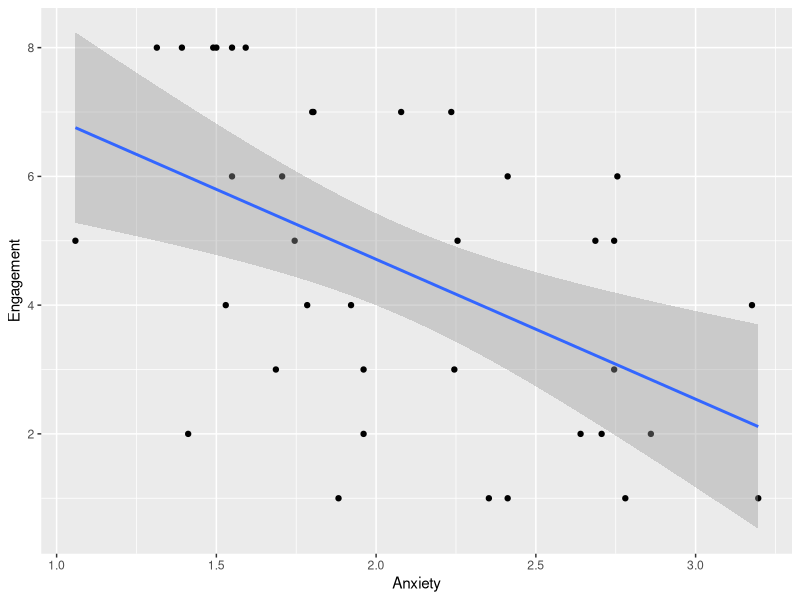
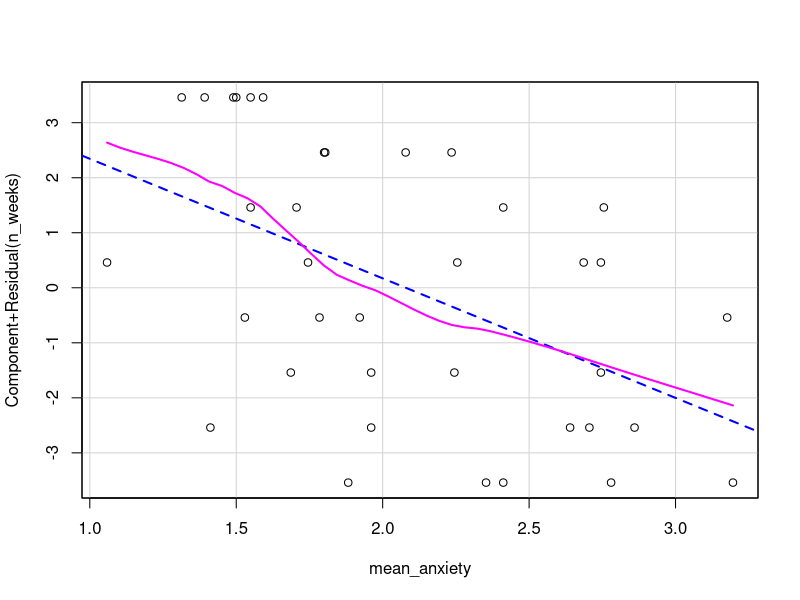
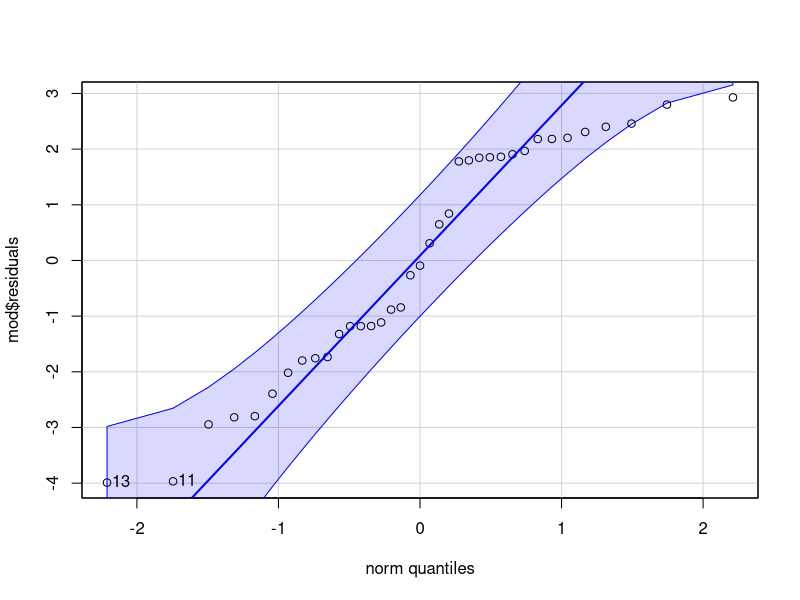
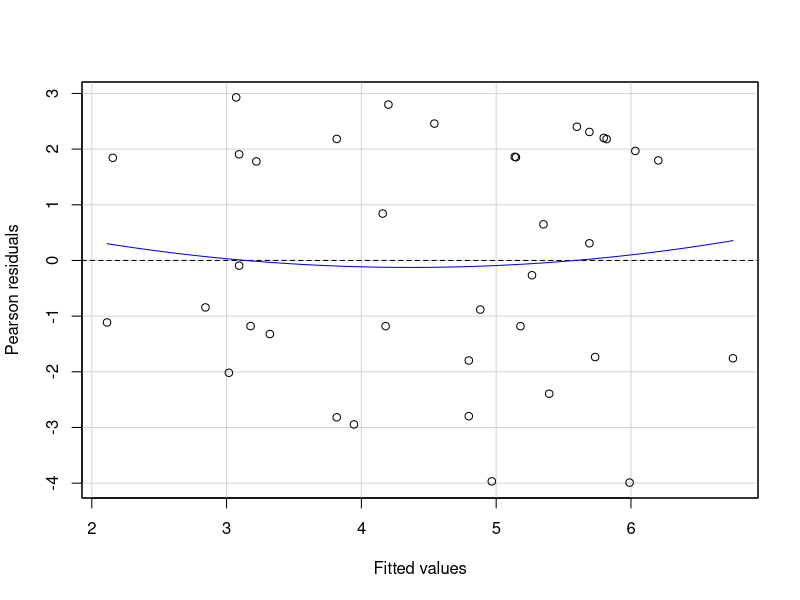

Source code (R) for these figures, in order:
# PSYC122: Week 13 - Lab activity 2

# Background ------------------------------------------------------------
# Our hypothesis is that greater anxiety would be reflected in lower engagement. 
# QUESTION: If our hypothesis is correct, what type of correlation (if any) should we observe between students' mean anxiety levels and the variable n_week?
# ANSWER: A negative correlation

# Step 1 ------------------------------------------------------------------

# Run this code to empty the R environment
rm(list=ls())                            

# Run this code to load relevant libraries
library("broom")
library("car")
library("pwr")  
library("tidyverse")

# TASK: Read in both files (using the read_csv() function), have a look at the layout of the data and
# familiarise yourself with it. You can use the head() function for that.

# Write the code to read in data and have a look at the tables
stars <- read_csv("stars2.csv")                                   # Read in the data files
engage <- read_csv("psess.csv")

head(stars)                                                         # Look at the data frames
head(engage)

# QUESTION: In the stars table, what do the numbers in the first row across the three columns refer to?
# ANSWER: ID = 3, Question  = Q01 and Score  = 1 shows us that participant 3 reported a score of 1 on question 1.

# Step 2 ------------------------------------------------------------------
# Now that we’ve read in both data files, the next step is to calculate the mean anxiety scores for each participant
#
# TASK: At the moment we have scores on all questions separately for each participant in the stars2 table. Instead we need 
# one mean anxiety score for each participant. Remember that participant is identified by the ID variable. Store the resulting
# table in a variable named stars_mean.
#
# HINT: Use group_by() and summarise(). Also, remember to use na.rm = TRUE when calculating the mean scores to deal with
# participants who have missing data (NAs).

# Write the code to calculate mean anxiety scores
stars_means <- stars %>%
  group_by(ID) %>%
  summarise(mean_anxiety = mean(Score, na.rm = TRUE))

# QUESTION: What is the mean anxiety score for participant 3?
# ANSWER: 1.058824

# Step 3 ------------------------------------------------------------------
# Ok, before we get ahead of ourselves, in order to perform the regression analysis we need to combine the data
# from stars2 (the mean anxiety scores) with the data from engage (n_weeks).
#
# TASK: Join the two tables, call the resulting table 'joined'.
#
# HINT: Use the inner_join() function (making use of the variable that is common across both tables) to join. 

# Write the code to join datasets together
joined <- inner_join(stars_means, engage, "ID")

# Step 4 ------------------------------------------------------------------
# We now need descriptive statistics for both variables.
#
# TASK: Calculate the mean and standard deviations for the anxiety scores and the engagement data.

# Write the code to calculate means and standard deviations for anxiety and engagement
descriptives <- joined %>%
  summarise(mean_anx = mean(mean_anxiety, na.rm = TRUE),
            sd_anx = sd(mean_anxiety, na.rm = TRUE),
            mean_weeks = mean(n_weeks, na.rm = TRUE),
            sd_weeks = sd(n_weeks, na.rm = TRUE))

# QUESTION: What are the means and standard deviation for anxiety and engagement with the statistics module?
# ANSWER: Anxiety M = 2.08, SD = 0.56; Engagement M = 4.54, SD = 2.42

# Step 5 ------------------------------------------------------------------
# As always, it is a good idea to visualise your data.
#
# TASK: Now that we have all the variables in one place, make a scatterplot of anxiety as a function of engagement.
#
# HINT: For this you'll need the ggplot() function together with geom_point() and geom_smooth(). Make
# sure to give your axes some sensible labels with the labs() function.

# Write the code to create the scatterplot
ggplot(joined, aes(x = mean_anxiety, y = n_weeks)) +
  geom_point() +
  geom_smooth(method = "lm") +
  labs(x = "Anxiety", y = "Engagement")
  theme_bw()

# QUESTION: What does the scatterplot suggest about the relationship between anxiety and engagement?
# ANSWER: That there might indeed be a relatively strong negative correlation between the two; students with more anxiety,
# engage less.

# Step 6 ------------------------------------------------------------------
# With all the variables in place, we're ready now to start building the regression model.
#
# TASK: Use the lm() function to run the regression model when you model engagement (the outcome variable) as a function
# of anxiety (the predictor variable) and use the summary() function to look at the output
#
# HINT: lm(outcome ~ predictor, data = my_data)

# Run the code to build the regression model
mod <- lm(n_weeks ~ mean_anxiety, data = joined)
mod_summary <- summary(mod)
mod_summary

# QUESTION: a) What is the estimate of the y-intercept for the model, rounded to three decimal places?
# ANSWER: 9.057
# EXPLANATION: In the summary table, this is the estimate of the intercept

# QUESTION: b)	To three decimal places, if the General Linear Model for this model is Y=beta0 + beta1X + e, then beta1 is …
# ANSWER: -2.173
# EXPLANATION: In the summary table, this is the estimate of mean_anxiety, i.e., the slope.

# QUESTION: c)	To three decimal places, for each unit increase in anxiety, n_weeks decreases by …
# ANSWER: 2.173
# EXPLANATION: In the summary table, this is also the estimate of mean_anxiety, the slope is how much it decreases so you just remove the - sign.

# QUESTION: d)	To two decimal places, what is the overall F-ratio of the model?
# ANSWER: 11.99
# EXPLANATION: In the summary table, the F-ratio is noted as the F-statistic.

# QUESTION: e)	Is the overall model significant?
# ANSWER: Yes
# EXPLANATION: The overall model p-value is .001428 which is less than .05, therefore significant.

# QUESTION: f)	What proportion of the variance does the model explain?
# ANSWER: 25.52%
# EXPLANATION: The variance explained is determined by R-squared, you simply multiple it by 100 to get the percent.

# Step 7 ------------------------------------------------------------------
# Now that we've fittes a model, let's check whether the meets the assumptions of
# linearity, normality and homoscedasticity. 
#
# HINT: crPlots() to check linearity
#       qqPlot() to check normality of the residuals
#       residualPlot() to check homoscedasticity of the residuals

# Run the code below to check the assumptions
crPlots(mod)                  # Plot linear line and line that best fits the data to check the relationship between outcome and predictor is linear

qqPlot(mod$residuals)         # Create qq-plot to check residuals are normally distributed

residualPlot(mod)             # Create residual plot to check residual show homoscedasticity

# QUESTION: Does the relationship appear to be linear?
# ANSWER: Yes, the pink link roughly falls across the dashed blue line and looks mostly linear.

# QUESTION: Do the residuals show normality?
# ANSWER: Yes, in the qq-plot the open circles mostly assemble around the solid blue line, and fall mostly within the range of
# the dashed blue lines.

# QUESTION: Do the residuals show homoscedasticity?
# ANSWER: Yes, the residual plot shows that the spread of the residuals is roughly similar for different fitted values.

# Step 8 -----------------------------------------------------------------
# TASK: Write up the results following APA guidelines.
#
# HINT: The Purdue writing lab website (https://owl.purdue.edu/owl/research_and_citation/apa6_style/apa_formatting_and_style_guide/statistics_in_apa.html)
# is helpful for guidance on punctuating statistics.

# Write up:
# A simple linear regression was performed with engagement (M = 4.54, SD = 0.56) as the outcome variable and
# statistics anxiety (M = 2.08, SD = 0.56) as the predictor variable. The results of the regression indicated that the
# model significantly predicted course engagement (F(1, 35) = 11.99, p < .001, R2 = 0.25), accounting
# for 25% of the variance. Anxiety was a significant negative predictor (beta = -2.17, p < 0.001): as anxiety increased,
# course engagement decreased.
